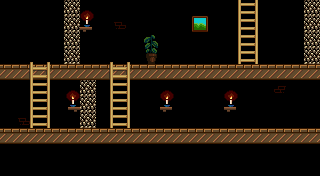

Below is a game level as drawn by its tile map, then a one-line description and the .tmx file that defines it, in full:
An orthogonal 20x11 tile map with 16x16 px tiles, 5 tile layers (platforms, ladders, walls_with_collisions, decorations, ...).

<map version="1.10" tiledversion="1.11.2" orientation="orthogonal" renderorder="right-down" width="20" height="11" tilewidth="16" tileheight="16" infinite="0" nextlayerid="6" nextobjectid="1">
 <tileset firstgid="1" source="father_xmas_tiles.tsx" />
 <layer id="1" name="platforms" width="20" height="11">
  <data encoding="csv">
0,0,0,0,0,0,0,0,0,0,0,0,0,0,0,0,0,0,0,0,
0,0,0,0,0,0,0,0,0,0,0,0,0,0,0,0,0,0,0,0,
0,0,0,0,0,0,0,0,0,0,0,0,0,0,0,0,0,0,0,0,
0,0,0,0,0,0,0,0,0,0,0,0,0,0,0,0,0,0,0,0,
1,1,1,1,1,1,1,1,1,1,1,1,1,1,1,1,1,1,1,1,
0,0,0,0,0,0,0,0,0,0,0,0,0,0,0,0,0,0,0,0,
0,0,0,0,0,0,0,0,0,0,0,0,0,0,0,0,0,0,0,0,
0,0,0,0,0,0,0,0,0,0,0,0,0,0,0,0,0,0,0,0,
1,1,1,1,1,1,1,1,1,1,1,1,1,1,1,1,1,1,1,1,
0,0,0,0,0,0,0,0,0,0,0,0,0,0,0,0,0,0,0,0,
0,0,0,0,0,0,0,0,0,0,0,0,0,0,0,0,0,0,0,0
</data>
 </layer>
 <layer id="2" name="ladders" width="20" height="11">
  <data encoding="csv">
0,0,0,0,0,0,0,0,0,0,0,0,0,0,0,52,0,0,0,0,
0,0,0,0,0,0,0,0,0,0,0,0,0,0,0,52,0,0,0,0,
0,0,0,0,0,0,0,0,0,0,0,0,0,0,0,52,0,0,0,0,
0,0,0,0,0,0,0,0,0,0,0,0,0,0,0,52,0,0,0,0,
0,0,32,0,0,0,0,32,0,0,0,0,0,0,0,0,0,0,0,0,
0,0,52,0,0,0,0,52,0,0,0,0,0,0,0,0,0,0,0,0,
0,0,52,0,0,0,0,52,0,0,0,0,0,0,0,0,0,0,0,0,
0,0,52,0,0,0,0,52,0,0,0,0,0,0,0,0,0,0,0,0,
0,0,0,0,0,0,0,0,0,0,0,0,0,0,0,0,0,0,0,0,
0,0,0,0,0,0,0,0,0,0,0,0,0,0,0,0,0,0,0,0,
0,0,0,0,0,0,0,0,0,0,0,0,0,0,0,0,0,0,0,0
</data>
 </layer>
 <layer id="3" name="walls_with_collisions" width="20" height="11">
  <data encoding="csv">
0,0,0,0,22,0,0,0,0,0,0,0,0,0,0,0,0,0,0,22,
0,0,0,0,22,0,0,0,0,0,0,0,0,0,0,0,0,0,0,22,
0,0,0,0,22,0,0,0,0,0,0,0,0,0,0,0,0,0,0,22,
0,0,0,0,22,0,0,0,0,0,0,0,0,0,0,0,0,0,0,22,
0,0,0,0,0,0,0,0,0,0,0,0,0,0,0,0,0,0,0,0,
0,0,0,0,0,22,0,0,0,0,0,0,0,0,0,0,0,0,0,0,
0,0,0,0,0,22,0,0,0,0,0,0,0,0,0,0,0,0,0,0,
0,0,0,0,0,22,0,0,0,0,0,0,0,0,0,0,0,0,0,0,
0,0,0,0,0,0,0,0,0,0,0,0,0,0,0,0,0,0,0,0,
0,0,0,0,0,0,0,0,0,0,0,0,0,0,0,0,0,0,0,0,
0,0,0,0,0,0,0,0,0,0,0,0,0,0,0,0,0,0,0,0
</data>
 </layer>
 <layer id="4" name="decorations" width="20" height="11">
  <data encoding="csv">
0,0,0,0,0,0,0,0,0,0,0,0,0,0,51,0,53,0,0,0,
0,0,0,0,0,0,0,0,0,0,0,0,83,0,51,0,53,0,0,0,
0,0,0,0,0,0,0,0,0,68,0,0,0,0,51,0,53,0,0,0,
0,11,12,13,0,0,11,12,13,88,0,0,0,0,51,0,53,0,0,0,
0,31,0,33,0,0,31,0,33,0,0,0,0,0,0,0,0,0,0,0,
0,51,0,53,0,0,51,0,53,0,0,0,0,0,0,0,0,0,0,0,
0,51,0,53,0,0,51,0,53,0,0,0,0,0,0,0,0,0,0,0,
0,51,0,53,0,0,51,0,53,0,0,0,0,0,0,0,0,0,0,0,
0,0,0,0,0,0,0,0,0,0,0,0,0,0,0,0,0,0,0,0,
0,0,0,0,0,0,0,0,0,0,0,0,0,0,0,0,0,0,0,0,
0,0,0,0,0,0,0,0,0,0,0,0,0,0,0,0,0,0,0,0
</data>
 </layer>
 <layer id="5" name="animations" width="20" height="11">
  <data encoding="csv">
0,0,0,0,0,61,0,0,0,0,0,0,0,0,0,0,0,0,0,0,
0,0,0,0,0,81,0,2147483758,0,0,0,0,0,0,0,0,0,0,0,0,
0,0,0,0,0,0,0,0,0,0,0,0,0,0,0,0,0,0,0,0,
0,0,0,0,0,0,0,0,0,0,0,0,0,0,0,0,0,0,0,0,
0,0,0,0,0,0,0,0,0,0,0,0,0,0,0,0,0,0,0,0,
0,0,0,0,2147483709,0,0,0,0,0,61,0,0,0,61,0,0,110,0,0,
0,0,0,0,2147483729,0,0,0,0,0,81,0,0,0,81,0,0,0,0,0,
0,2147483758,0,0,0,0,0,0,0,0,0,0,0,0,0,0,0,0,0,0,
0,0,0,0,0,0,0,0,0,0,0,0,0,0,0,0,0,0,0,0,
0,0,0,0,0,0,0,0,0,0,0,0,0,0,0,0,0,0,0,0,
0,0,0,0,0,0,0,0,0,0,0,0,0,0,0,0,0,0,0,0
</data>
 </layer>
</map>